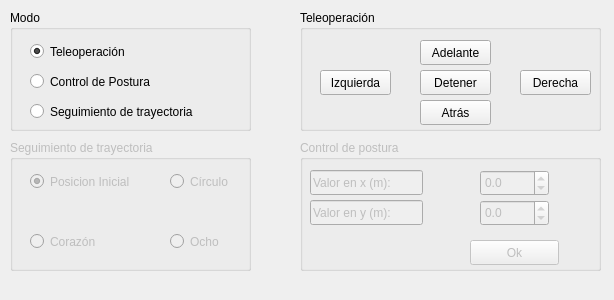
<?xml version="1.0" encoding="UTF-8"?>
<ui version="4.0">
 <class>Form</class>
 <widget class="QWidget" name="Form">
  <property name="geometry">
   <rect>
    <x>0</x>
    <y>0</y>
    <width>614</width>
    <height>300</height>
   </rect>
  </property>
  <property name="windowTitle">
   <string>Form</string>
  </property>
  <widget class="QGroupBox" name="groupBox">
   <property name="geometry">
    <rect>
     <x>10</x>
     <y>10</y>
     <width>241</width>
     <height>121</height>
    </rect>
   </property>
   <property name="title">
    <string>Modo</string>
   </property>
   <widget class="QRadioButton" name="radioButton">
    <property name="geometry">
     <rect>
      <x>20</x>
      <y>30</y>
      <width>121</width>
      <height>23</height>
     </rect>
    </property>
    <property name="text">
     <string>Teleoperación</string>
    </property>
    <property name="checked">
     <bool>true</bool>
    </property>
   </widget>
   <widget class="QRadioButton" name="radioButton_2">
    <property name="geometry">
     <rect>
      <x>20</x>
      <y>60</y>
      <width>151</width>
      <height>23</height>
     </rect>
    </property>
    <property name="text">
     <string>Control de Postura</string>
    </property>
   </widget>
   <widget class="QRadioButton" name="radioButton_3">
    <property name="geometry">
     <rect>
      <x>20</x>
      <y>90</y>
      <width>211</width>
      <height>23</height>
     </rect>
    </property>
    <property name="text">
     <string>Seguimiento de trayectoria</string>
    </property>
   </widget>
  </widget>
  <widget class="QGroupBox" name="groupBox_2">
   <property name="geometry">
    <rect>
     <x>300</x>
     <y>10</y>
     <width>301</width>
     <height>121</height>
    </rect>
   </property>
   <property name="title">
    <string>Teleoperación</string>
   </property>
   <widget class="QPushButton" name="pushButton">
    <property name="geometry">
     <rect>
      <x>120</x>
      <y>30</y>
      <width>71</width>
      <height>25</height>
     </rect>
    </property>
    <property name="text">
     <string>Adelante</string>
    </property>
   </widget>
   <widget class="QPushButton" name="pushButton_2">
    <property name="geometry">
     <rect>
      <x>220</x>
      <y>60</y>
      <width>71</width>
      <height>25</height>
     </rect>
    </property>
    <property name="text">
     <string>Derecha</string>
    </property>
   </widget>
   <widget class="QPushButton" name="pushButton_3">
    <property name="geometry">
     <rect>
      <x>120</x>
      <y>90</y>
      <width>71</width>
      <height>25</height>
     </rect>
    </property>
    <property name="text">
     <string>Atrás</string>
    </property>
   </widget>
   <widget class="QPushButton" name="pushButton_4">
    <property name="geometry">
     <rect>
      <x>20</x>
      <y>60</y>
      <width>71</width>
      <height>25</height>
     </rect>
    </property>
    <property name="text">
     <string>Izquierda</string>
    </property>
   </widget>
   <widget class="QPushButton" name="pushButton_6">
    <property name="geometry">
     <rect>
      <x>120</x>
      <y>60</y>
      <width>71</width>
      <height>25</height>
     </rect>
    </property>
    <property name="text">
     <string>Detener</string>
    </property>
   </widget>
  </widget>
  <widget class="QGroupBox" name="groupBox_3">
   <property name="enabled">
    <bool>false</bool>
   </property>
   <property name="geometry">
    <rect>
     <x>10</x>
     <y>140</y>
     <width>241</width>
     <height>131</height>
    </rect>
   </property>
   <property name="title">
    <string>Seguimiento de trayectoria</string>
   </property>
   <widget class="QRadioButton" name="radioButton_4">
    <property name="geometry">
     <rect>
      <x>160</x>
      <y>30</y>
      <width>81</width>
      <height>23</height>
     </rect>
    </property>
    <property name="text">
     <string>Círculo</string>
    </property>
    <property name="checkable">
     <bool>true</bool>
    </property>
    <property name="checked">
     <bool>false</bool>
    </property>
   </widget>
   <widget class="QRadioButton" name="radioButton_5">
    <property name="geometry">
     <rect>
      <x>160</x>
      <y>90</y>
      <width>81</width>
      <height>23</height>
     </rect>
    </property>
    <property name="text">
     <string>Ocho</string>
    </property>
    <property name="checked">
     <bool>false</bool>
    </property>
   </widget>
   <widget class="QRadioButton" name="radioButton_6">
    <property name="geometry">
     <rect>
      <x>20</x>
      <y>90</y>
      <width>112</width>
      <height>23</height>
     </rect>
    </property>
    <property name="text">
     <string>Corazón</string>
    </property>
    <property name="checked">
     <bool>false</bool>
    </property>
   </widget>
   <widget class="QRadioButton" name="radioButton_7">
    <property name="geometry">
     <rect>
      <x>20</x>
      <y>30</y>
      <width>121</width>
      <height>23</height>
     </rect>
    </property>
    <property name="text">
     <string>Posicion Inicial</string>
    </property>
    <property name="checked">
     <bool>true</bool>
    </property>
   </widget>
  </widget>
  <widget class="QGroupBox" name="groupBox_4">
   <property name="enabled">
    <bool>false</bool>
   </property>
   <property name="geometry">
    <rect>
     <x>300</x>
     <y>140</y>
     <width>301</width>
     <height>131</height>
    </rect>
   </property>
   <property name="title">
    <string>Control de postura</string>
   </property>
   <widget class="QLineEdit" name="lineEdit">
    <property name="enabled">
     <bool>false</bool>
    </property>
    <property name="geometry">
     <rect>
      <x>10</x>
      <y>30</y>
      <width>113</width>
      <height>25</height>
     </rect>
    </property>
    <property name="text">
     <string>Valor en x (m):</string>
    </property>
    <property name="readOnly">
     <bool>true</bool>
    </property>
   </widget>
   <widget class="QLineEdit" name="lineEdit_2">
    <property name="enabled">
     <bool>false</bool>
    </property>
    <property name="geometry">
     <rect>
      <x>10</x>
      <y>60</y>
      <width>113</width>
      <height>25</height>
     </rect>
    </property>
    <property name="text">
     <string>Valor en y (m):</string>
    </property>
    <property name="readOnly">
     <bool>true</bool>
    </property>
   </widget>
   <widget class="QDoubleSpinBox" name="doubleSpinBox">
    <property name="geometry">
     <rect>
      <x>180</x>
      <y>30</y>
      <width>69</width>
      <height>26</height>
     </rect>
    </property>
    <property name="decimals">
     <number>1</number>
    </property>
    <property name="minimum">
     <double>-4.000000000000000</double>
    </property>
    <property name="maximum">
     <double>4.000000000000000</double>
    </property>
    <property name="singleStep">
     <double>0.100000000000000</double>
    </property>
   </widget>
   <widget class="QDoubleSpinBox" name="doubleSpinBox_2">
    <property name="geometry">
     <rect>
      <x>180</x>
      <y>60</y>
      <width>69</width>
      <height>26</height>
     </rect>
    </property>
    <property name="decimals">
     <number>1</number>
    </property>
    <property name="minimum">
     <double>-4.000000000000000</double>
    </property>
    <property name="maximum">
     <double>4.000000000000000</double>
    </property>
    <property name="singleStep">
     <double>0.100000000000000</double>
    </property>
   </widget>
   <widget class="QPushButton" name="pushButton_5">
    <property name="geometry">
     <rect>
      <x>170</x>
      <y>100</y>
      <width>89</width>
      <height>25</height>
     </rect>
    </property>
    <property name="text">
     <string>Ok</string>
    </property>
   </widget>
  </widget>
 </widget>
 <resources/>
 <connections/>
</ui>
